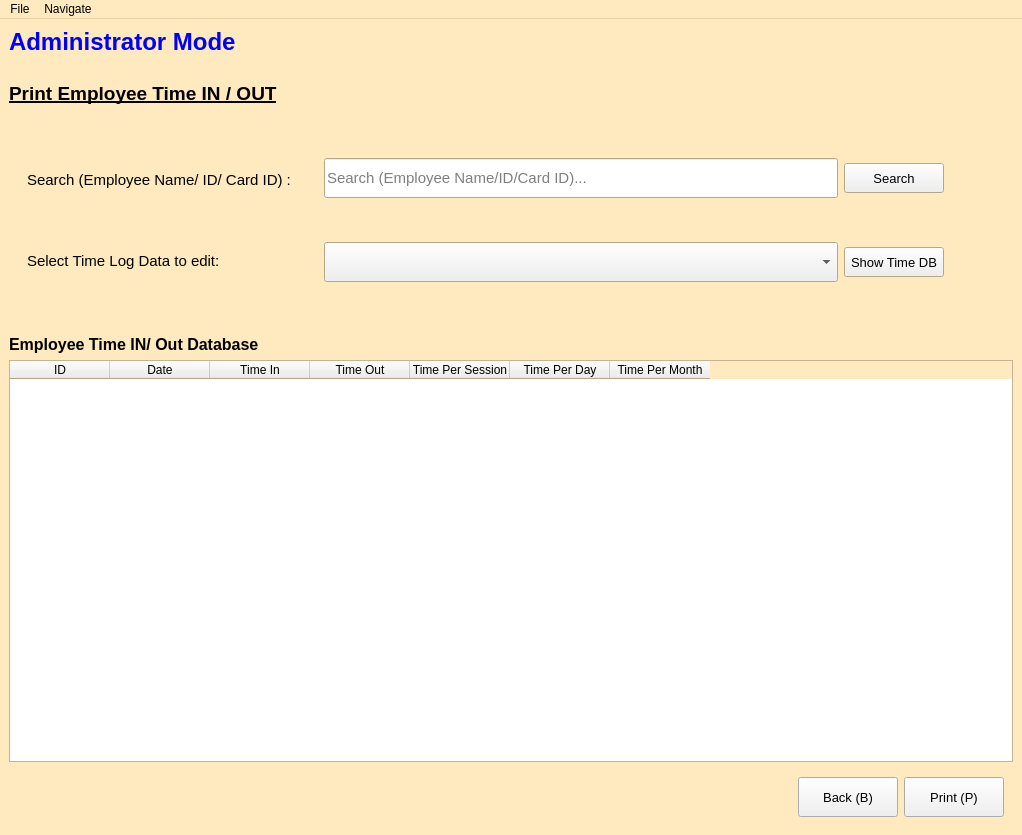
<?xml version="1.0" encoding="UTF-8"?>
<ui version="4.0">
 <class>Admin_Mode_5</class>
 <widget class="QMainWindow" name="Admin_Mode_5">
  <property name="geometry">
   <rect>
    <x>0</x>
    <y>0</y>
    <width>1022</width>
    <height>835</height>
   </rect>
  </property>
  <property name="palette">
   <palette>
    <active>
     <colorrole role="Base">
      <brush brushstyle="SolidPattern">
       <color alpha="255">
        <red>255</red>
        <green>255</green>
        <blue>255</blue>
       </color>
      </brush>
     </colorrole>
     <colorrole role="Window">
      <brush brushstyle="SolidPattern">
       <color alpha="255">
        <red>255</red>
        <green>233</green>
        <blue>190</blue>
       </color>
      </brush>
     </colorrole>
    </active>
    <inactive>
     <colorrole role="Base">
      <brush brushstyle="SolidPattern">
       <color alpha="255">
        <red>255</red>
        <green>255</green>
        <blue>255</blue>
       </color>
      </brush>
     </colorrole>
     <colorrole role="Window">
      <brush brushstyle="SolidPattern">
       <color alpha="255">
        <red>255</red>
        <green>233</green>
        <blue>190</blue>
       </color>
      </brush>
     </colorrole>
    </inactive>
    <disabled>
     <colorrole role="Base">
      <brush brushstyle="SolidPattern">
       <color alpha="255">
        <red>255</red>
        <green>233</green>
        <blue>190</blue>
       </color>
      </brush>
     </colorrole>
     <colorrole role="Window">
      <brush brushstyle="SolidPattern">
       <color alpha="255">
        <red>255</red>
        <green>233</green>
        <blue>190</blue>
       </color>
      </brush>
     </colorrole>
    </disabled>
   </palette>
  </property>
  <property name="windowTitle">
   <string>Attendance Recorder System - Admin Mode (Print Time Sheet)</string>
  </property>
  <widget class="QWidget" name="centralwidget">
   <layout class="QVBoxLayout" name="verticalLayout">
    <item>
     <widget class="QLabel" name="label_title">
      <property name="palette">
       <palette>
        <active>
         <colorrole role="WindowText">
          <brush brushstyle="SolidPattern">
           <color alpha="255">
            <red>0</red>
            <green>0</green>
            <blue>255</blue>
           </color>
          </brush>
         </colorrole>
         <colorrole role="Base">
          <brush brushstyle="SolidPattern">
           <color alpha="255">
            <red>255</red>
            <green>255</green>
            <blue>255</blue>
           </color>
          </brush>
         </colorrole>
         <colorrole role="Window">
          <brush brushstyle="SolidPattern">
           <color alpha="255">
            <red>255</red>
            <green>233</green>
            <blue>190</blue>
           </color>
          </brush>
         </colorrole>
        </active>
        <inactive>
         <colorrole role="WindowText">
          <brush brushstyle="SolidPattern">
           <color alpha="255">
            <red>0</red>
            <green>0</green>
            <blue>255</blue>
           </color>
          </brush>
         </colorrole>
         <colorrole role="Base">
          <brush brushstyle="SolidPattern">
           <color alpha="255">
            <red>255</red>
            <green>255</green>
            <blue>255</blue>
           </color>
          </brush>
         </colorrole>
         <colorrole role="Window">
          <brush brushstyle="SolidPattern">
           <color alpha="255">
            <red>255</red>
            <green>233</green>
            <blue>190</blue>
           </color>
          </brush>
         </colorrole>
        </inactive>
        <disabled>
         <colorrole role="WindowText">
          <brush brushstyle="SolidPattern">
           <color alpha="255">
            <red>120</red>
            <green>120</green>
            <blue>120</blue>
           </color>
          </brush>
         </colorrole>
         <colorrole role="Base">
          <brush brushstyle="SolidPattern">
           <color alpha="255">
            <red>255</red>
            <green>233</green>
            <blue>190</blue>
           </color>
          </brush>
         </colorrole>
         <colorrole role="Window">
          <brush brushstyle="SolidPattern">
           <color alpha="255">
            <red>255</red>
            <green>233</green>
            <blue>190</blue>
           </color>
          </brush>
         </colorrole>
        </disabled>
       </palette>
      </property>
      <property name="font">
       <font>
        <pointsize>18</pointsize>
        <weight>75</weight>
        <bold>true</bold>
       </font>
      </property>
      <property name="text">
       <string>Administrator Mode</string>
      </property>
     </widget>
    </item>
    <item>
     <spacer name="verticalSpacer_3">
      <property name="orientation">
       <enum>Qt::Vertical</enum>
      </property>
      <property name="sizeType">
       <enum>QSizePolicy::Minimum</enum>
      </property>
      <property name="sizeHint" stdset="0">
       <size>
        <width>10</width>
        <height>20</height>
       </size>
      </property>
     </spacer>
    </item>
    <item>
     <widget class="QLabel" name="label_instruction">
      <property name="font">
       <font>
        <family>Arial</family>
        <pointsize>14</pointsize>
        <weight>75</weight>
        <bold>true</bold>
        <underline>true</underline>
       </font>
      </property>
      <property name="text">
       <string>Print Employee Time IN / OUT</string>
      </property>
     </widget>
    </item>
    <item>
     <spacer name="verticalSpacer">
      <property name="orientation">
       <enum>Qt::Vertical</enum>
      </property>
      <property name="sizeType">
       <enum>QSizePolicy::Minimum</enum>
      </property>
      <property name="sizeHint" stdset="0">
       <size>
        <width>20</width>
        <height>20</height>
       </size>
      </property>
     </spacer>
    </item>
    <item>
     <widget class="QFrame" name="frame">
      <property name="frameShape">
       <enum>QFrame::NoFrame</enum>
      </property>
      <property name="frameShadow">
       <enum>QFrame::Raised</enum>
      </property>
      <layout class="QHBoxLayout" name="horizontalLayout">
       <item>
        <widget class="QFrame" name="frame_4">
         <property name="frameShape">
          <enum>QFrame::NoFrame</enum>
         </property>
         <property name="frameShadow">
          <enum>QFrame::Raised</enum>
         </property>
         <layout class="QVBoxLayout" name="verticalLayout_3">
          <item>
           <widget class="QLabel" name="label">
            <property name="minimumSize">
             <size>
              <width>220</width>
              <height>0</height>
             </size>
            </property>
            <property name="font">
             <font>
              <pointsize>11</pointsize>
             </font>
            </property>
            <property name="text">
             <string>Search (Employee Name/ ID/ Card ID) :</string>
            </property>
           </widget>
          </item>
          <item>
           <spacer name="verticalSpacer_5">
            <property name="orientation">
             <enum>Qt::Vertical</enum>
            </property>
            <property name="sizeType">
             <enum>QSizePolicy::Minimum</enum>
            </property>
            <property name="sizeHint" stdset="0">
             <size>
              <width>20</width>
              <height>15</height>
             </size>
            </property>
           </spacer>
          </item>
          <item>
           <widget class="QLabel" name="label_4">
            <property name="font">
             <font>
              <pointsize>11</pointsize>
             </font>
            </property>
            <property name="text">
             <string>Select Time Log Data to edit:</string>
            </property>
           </widget>
          </item>
         </layout>
        </widget>
       </item>
       <item>
        <widget class="QFrame" name="frame_5">
         <property name="frameShape">
          <enum>QFrame::NoFrame</enum>
         </property>
         <property name="frameShadow">
          <enum>QFrame::Raised</enum>
         </property>
         <layout class="QVBoxLayout" name="verticalLayout_4">
          <item>
           <widget class="QFrame" name="frame_3">
            <property name="frameShape">
             <enum>QFrame::NoFrame</enum>
            </property>
            <property name="frameShadow">
             <enum>QFrame::Raised</enum>
            </property>
            <layout class="QHBoxLayout" name="horizontalLayout_4">
             <item>
              <widget class="QLineEdit" name="search_bar">
               <property name="minimumSize">
                <size>
                 <width>0</width>
                 <height>40</height>
                </size>
               </property>
               <property name="font">
                <font>
                 <pointsize>11</pointsize>
                </font>
               </property>
               <property name="placeholderText">
                <string>Search (Employee Name/ID/Card ID)...</string>
               </property>
              </widget>
             </item>
             <item>
              <widget class="QPushButton" name="pushButton_search">
               <property name="minimumSize">
                <size>
                 <width>100</width>
                 <height>30</height>
                </size>
               </property>
               <property name="maximumSize">
                <size>
                 <width>100</width>
                 <height>16777215</height>
                </size>
               </property>
               <property name="font">
                <font>
                 <pointsize>10</pointsize>
                </font>
               </property>
               <property name="text">
                <string>Search</string>
               </property>
              </widget>
             </item>
            </layout>
           </widget>
          </item>
          <item>
           <spacer name="verticalSpacer_4">
            <property name="orientation">
             <enum>Qt::Vertical</enum>
            </property>
            <property name="sizeType">
             <enum>QSizePolicy::Minimum</enum>
            </property>
            <property name="sizeHint" stdset="0">
             <size>
              <width>20</width>
              <height>20</height>
             </size>
            </property>
           </spacer>
          </item>
          <item>
           <widget class="QFrame" name="frame_8">
            <property name="frameShape">
             <enum>QFrame::NoFrame</enum>
            </property>
            <property name="frameShadow">
             <enum>QFrame::Raised</enum>
            </property>
            <layout class="QHBoxLayout" name="horizontalLayout_5">
             <item>
              <widget class="QComboBox" name="comboBox">
               <property name="minimumSize">
                <size>
                 <width>0</width>
                 <height>40</height>
                </size>
               </property>
               <property name="font">
                <font>
                 <pointsize>11</pointsize>
                </font>
               </property>
               <property name="placeholderText">
                <string>Select time log data from drop down list...</string>
               </property>
              </widget>
             </item>
             <item>
              <widget class="QPushButton" name="pushButton_showtable">
               <property name="minimumSize">
                <size>
                 <width>100</width>
                 <height>30</height>
                </size>
               </property>
               <property name="maximumSize">
                <size>
                 <width>100</width>
                 <height>16777215</height>
                </size>
               </property>
               <property name="font">
                <font>
                 <pointsize>10</pointsize>
                </font>
               </property>
               <property name="text">
                <string>Show Time DB</string>
               </property>
              </widget>
             </item>
            </layout>
           </widget>
          </item>
         </layout>
        </widget>
       </item>
       <item>
        <widget class="QFrame" name="frame_6">
         <property name="frameShape">
          <enum>QFrame::NoFrame</enum>
         </property>
         <property name="frameShadow">
          <enum>QFrame::Raised</enum>
         </property>
         <layout class="QVBoxLayout" name="verticalLayout_5">
          <item>
           <widget class="QFrame" name="frame_7">
            <property name="frameShape">
             <enum>QFrame::NoFrame</enum>
            </property>
            <property name="frameShadow">
             <enum>QFrame::Raised</enum>
            </property>
            <layout class="QHBoxLayout" name="horizontalLayout_3"/>
           </widget>
          </item>
         </layout>
        </widget>
       </item>
      </layout>
     </widget>
    </item>
    <item>
     <spacer name="verticalSpacer_2">
      <property name="orientation">
       <enum>Qt::Vertical</enum>
      </property>
      <property name="sizeType">
       <enum>QSizePolicy::Minimum</enum>
      </property>
      <property name="sizeHint" stdset="0">
       <size>
        <width>20</width>
        <height>20</height>
       </size>
      </property>
     </spacer>
    </item>
    <item>
     <widget class="QLabel" name="label_2">
      <property name="font">
       <font>
        <pointsize>12</pointsize>
        <weight>75</weight>
        <bold>true</bold>
       </font>
      </property>
      <property name="text">
       <string>Employee Time IN/ Out Database</string>
      </property>
     </widget>
    </item>
    <item>
     <widget class="QTableWidget" name="EmployeeTimeDataBase_Table">
      <property name="sizePolicy">
       <sizepolicy hsizetype="Expanding" vsizetype="Expanding">
        <horstretch>0</horstretch>
        <verstretch>0</verstretch>
       </sizepolicy>
      </property>
      <property name="minimumSize">
       <size>
        <width>900</width>
        <height>100</height>
       </size>
      </property>
      <property name="palette">
       <palette>
        <active>
         <colorrole role="AlternateBase">
          <brush brushstyle="SolidPattern">
           <color alpha="255">
            <red>193</red>
            <green>208</green>
            <blue>232</blue>
           </color>
          </brush>
         </colorrole>
        </active>
        <inactive>
         <colorrole role="AlternateBase">
          <brush brushstyle="SolidPattern">
           <color alpha="255">
            <red>193</red>
            <green>208</green>
            <blue>232</blue>
           </color>
          </brush>
         </colorrole>
        </inactive>
        <disabled>
         <colorrole role="AlternateBase">
          <brush brushstyle="SolidPattern">
           <color alpha="255">
            <red>193</red>
            <green>208</green>
            <blue>232</blue>
           </color>
          </brush>
         </colorrole>
        </disabled>
       </palette>
      </property>
      <property name="layoutDirection">
       <enum>Qt::LeftToRight</enum>
      </property>
      <property name="frameShape">
       <enum>QFrame::StyledPanel</enum>
      </property>
      <property name="lineWidth">
       <number>1</number>
      </property>
      <property name="sizeAdjustPolicy">
       <enum>QAbstractScrollArea::AdjustIgnored</enum>
      </property>
      <property name="editTriggers">
       <set>QAbstractItemView::NoEditTriggers</set>
      </property>
      <property name="sortingEnabled">
       <bool>false</bool>
      </property>
      <attribute name="horizontalHeaderCascadingSectionResizes">
       <bool>false</bool>
      </attribute>
      <attribute name="horizontalHeaderMinimumSectionSize">
       <number>39</number>
      </attribute>
      <attribute name="horizontalHeaderShowSortIndicator" stdset="0">
       <bool>false</bool>
      </attribute>
      <attribute name="horizontalHeaderStretchLastSection">
       <bool>false</bool>
      </attribute>
      <attribute name="verticalHeaderVisible">
       <bool>false</bool>
      </attribute>
      <attribute name="verticalHeaderStretchLastSection">
       <bool>false</bool>
      </attribute>
      <column>
       <property name="text">
        <string>ID</string>
       </property>
      </column>
      <column>
       <property name="text">
        <string>Date</string>
       </property>
      </column>
      <column>
       <property name="text">
        <string>Time In</string>
       </property>
      </column>
      <column>
       <property name="text">
        <string>Time Out</string>
       </property>
      </column>
      <column>
       <property name="text">
        <string>Time Per Session</string>
       </property>
      </column>
      <column>
       <property name="text">
        <string>Time Per Day</string>
       </property>
      </column>
      <column>
       <property name="text">
        <string>Time Per Month</string>
       </property>
      </column>
     </widget>
    </item>
    <item>
     <widget class="QFrame" name="frame_2">
      <property name="frameShape">
       <enum>QFrame::NoFrame</enum>
      </property>
      <property name="frameShadow">
       <enum>QFrame::Raised</enum>
      </property>
      <layout class="QHBoxLayout" name="horizontalLayout_2">
       <item>
        <spacer name="horizontalSpacer">
         <property name="orientation">
          <enum>Qt::Horizontal</enum>
         </property>
         <property name="sizeHint" stdset="0">
          <size>
           <width>40</width>
           <height>20</height>
          </size>
         </property>
        </spacer>
       </item>
       <item>
        <widget class="QPushButton" name="pushButton_cancel">
         <property name="minimumSize">
          <size>
           <width>100</width>
           <height>40</height>
          </size>
         </property>
         <property name="maximumSize">
          <size>
           <width>100</width>
           <height>40</height>
          </size>
         </property>
         <property name="font">
          <font>
           <pointsize>10</pointsize>
           <weight>50</weight>
           <bold>false</bold>
          </font>
         </property>
         <property name="autoFillBackground">
          <bool>false</bool>
         </property>
         <property name="styleSheet">
          <string notr="true">background: #f0f0f0</string>
         </property>
         <property name="text">
          <string>Back (B)</string>
         </property>
        </widget>
       </item>
       <item>
        <widget class="QPushButton" name="pushButton_print">
         <property name="minimumSize">
          <size>
           <width>100</width>
           <height>40</height>
          </size>
         </property>
         <property name="maximumSize">
          <size>
           <width>100</width>
           <height>40</height>
          </size>
         </property>
         <property name="font">
          <font>
           <pointsize>10</pointsize>
          </font>
         </property>
         <property name="autoFillBackground">
          <bool>false</bool>
         </property>
         <property name="styleSheet">
          <string notr="true">background: #f0f0f0</string>
         </property>
         <property name="text">
          <string>Print (P)</string>
         </property>
        </widget>
       </item>
      </layout>
     </widget>
    </item>
   </layout>
  </widget>
  <widget class="QMenuBar" name="menubar">
   <property name="geometry">
    <rect>
     <x>0</x>
     <y>0</y>
     <width>1022</width>
     <height>20</height>
    </rect>
   </property>
   <widget class="QMenu" name="menuFile">
    <property name="title">
     <string>File</string>
    </property>
    <addaction name="actionExit"/>
   </widget>
   <widget class="QMenu" name="menuNavigate">
    <property name="title">
     <string>Navigate</string>
    </property>
    <addaction name="actionBack"/>
   </widget>
   <addaction name="menuFile"/>
   <addaction name="menuNavigate"/>
  </widget>
  <action name="actionExit">
   <property name="text">
    <string>Exit</string>
   </property>
  </action>
  <action name="actionBack">
   <property name="text">
    <string>Back</string>
   </property>
  </action>
 </widget>
 <resources/>
 <connections/>
</ui>
